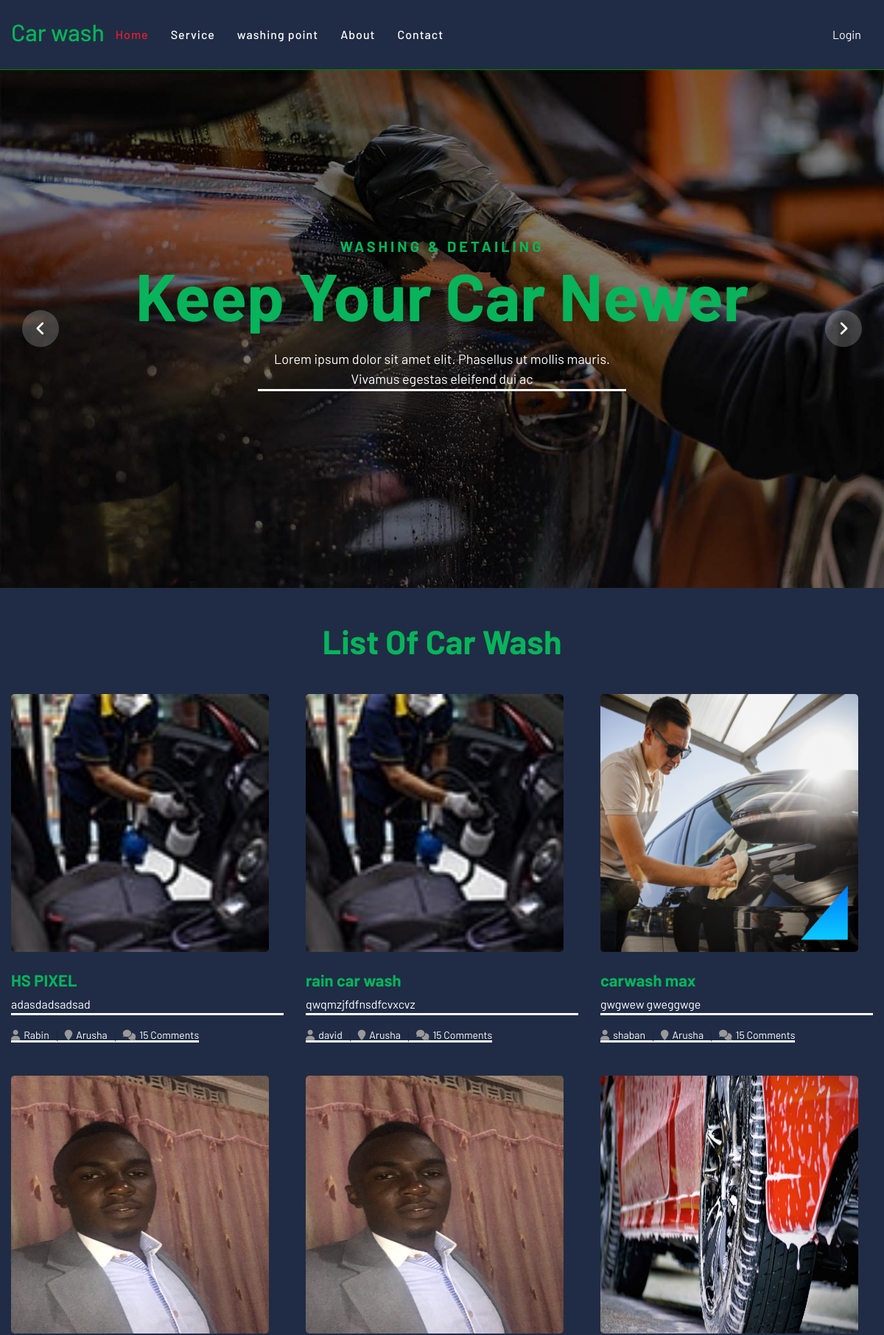
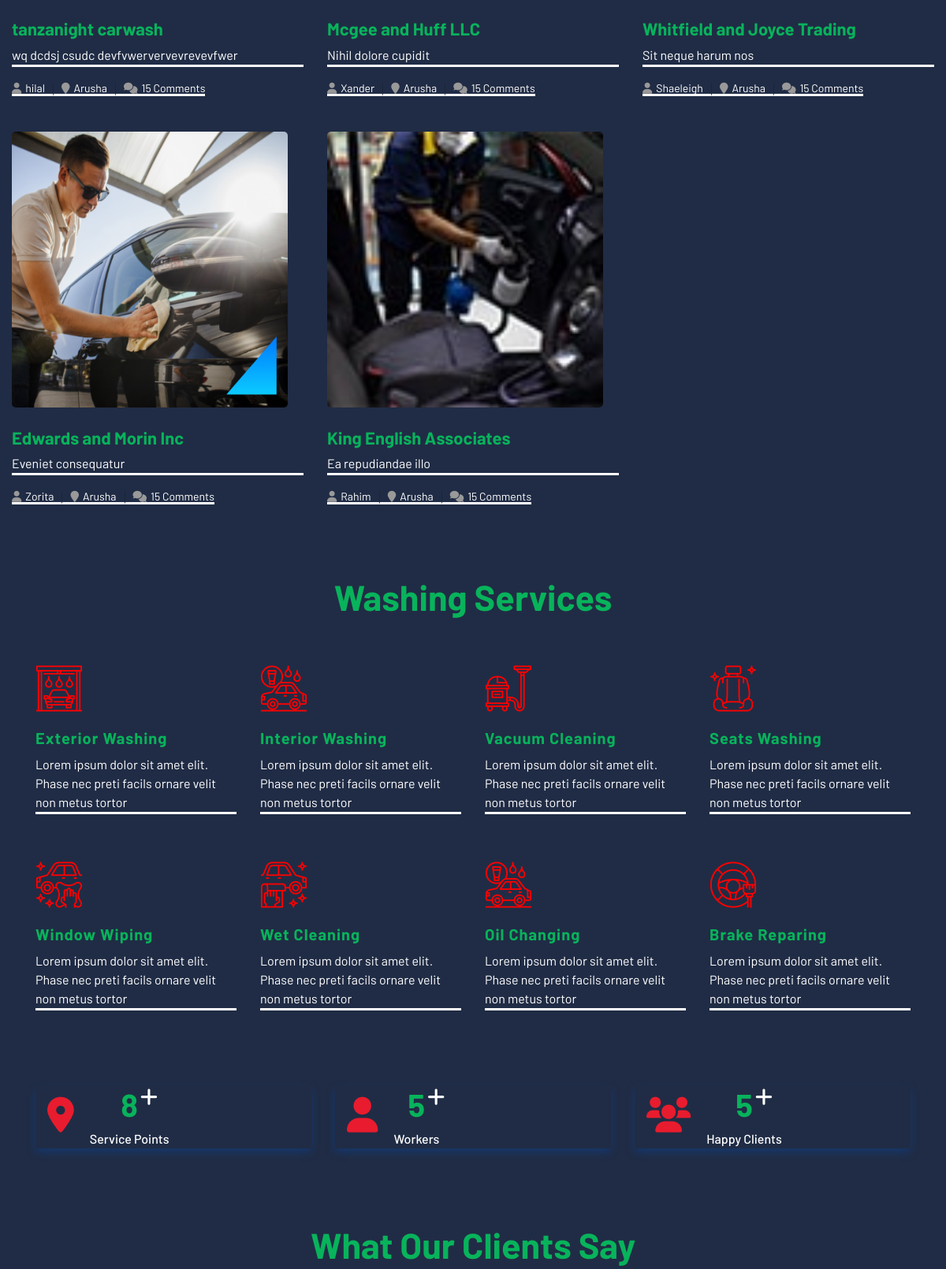
/cms-website/index.php (upper part), run on the app's committed database (2 pictures, top to bottom).
### tables this page shows
CREATE TABLE IF NOT EXISTS `owner` (
  `id_owner` int(11) NOT NULL AUTO_INCREMENT,
  `owner_first_name` varchar(100) NOT NULL,
  `owner_second_name` varchar(100) NOT NULL,
  `owner_last_name` varchar(100) NOT NULL,
  `sex` varchar(20) NOT NULL,
  `owner_email` varchar(100) NOT NULL,
  `owner_phone` varchar(11) NOT NULL,
  `owner_address` varchar(100) NOT NULL,
  `owner_password` varchar(255) NOT NULL,
  `role` varchar(10) NOT NULL DEFAULT 'user',
  `id_company` int(11) DEFAULT NULL,
  PRIMARY KEY (`id_owner`) USING BTREE,
  KEY `id_company` (`id_company`)
);

CREATE TABLE IF NOT EXISTS `company` (
  `id_company` int(11) NOT NULL AUTO_INCREMENT,
  `company_name` varchar(100) NOT NULL,
  `company_certificate` varchar(100) NOT NULL,
  `company_photo` varchar(256) NOT NULL,
  `company_description` text NOT NULL,
  `id_area` int(11) DEFAULT NULL,
  PRIMARY KEY (`id_company`),
  KEY `id_area` (`id_area`)
);

### cms-website/index.php (the view, shortened to what this page needs)
<?php
    require "../php/sanitization.php";
    $quer = "SELECT company.company_name,company.company_photo,company.company_description,owner.owner_first_name FROM company JOIN owner ON company.id_company = owner.id_company WHERE owner.role <> 'Admin'";
    $card = mysqli_query($conn,$quer) or die("card error");
?>
<!DOCTYPE html>
<html lang="en">
    <head>
        <link href="./css/bootstrap.min.css" rel="stylesheet">
        <link href="./css/all.min.css" rel="stylesheet">
        <link href="lib/css/all.css" rel="stylesheet">
        <link href="lib/flaticon/font/flaticon.css" rel="stylesheet">
        <link href="lib/animate/animate.min.css" rel="stylesheet">
        <link href="lib/owlcarousel/assets/owl.carousel.min.css" rel="stylesheet">
        <link href="css/style.css" rel="stylesheet">
    </head>
    <body>
        <div class="nav-bar">
            <nav class="navbar navbar-expand-lg bg-dark navbar-dark">
                    <div class="container-fluid">
                            <a href="index.php">
                                    <h2 style="color: aliceblue;">Car <span>wash</span></h2>
                            </a>
                        <div class="collapse navbar-collapse justify-content-between" id="navbarCollapse">
                            <div class="navbar-nav mr-auto">
                                <a href="index.php" class="nav-item nav-link active">Home</a>
                                <a href="service.php" class="nav-item nav-link">Service</a>
                                <a href="washingpoint.php" class="nav-item nav-link">washing point</a>
                                <a href="about.php" class="nav-item nav-link">About</a>
                                <a href="contact.php" class="nav-item nav-link">Contact</a>
                            </div>
                            <a href="#" class="nav-item nav-link" style="float: right;" data-bs-toggle="modal" data-bs-target="#exampleModal" data-bs-whatever="@mdo">Login</a>
                        </div>
                    </div>
                </nav>
        </div>
        <div class="carousel">
                <div class="owl-carousel">
                    <div class="carousel-item">
                        <div class="carousel-img">
                            <img class="d-block w-100" src="img/carousel-1.jpg" alt="Image">
                        </div>
                        <div class="carousel-text">
                            <h3>Washing & Detailing</h3>
                            <h1>Keep your Car Newer</h1>
                            <p>
                                Lorem ipsum dolor sit amet elit. Phasellus ut mollis mauris. Vivamus egestas eleifend dui ac
                            </p>
                        </div>
                    </div>
                </div>
        </div>
        <div class="blog">
            <div class="container-fluid">
                <div class="section-header text-center">
                    <h2>List of Car Wash</h2>
                </div>
                <div class="row">
                    <?php
                    if(mysqli_num_rows($card)>0){
                        while($cardp = mysqli_fetch_assoc($card)){
                            ?>
                                <div class="col-lg-4">
                                    <div class="blog-item">
                                        <div class="blog-img">
                                            <img src="<?php echo "../design/img/".$cardp['company_photo']; ?>" alt="Image">
                                        </div>
                                        <div class="blog-text">
                                            <h3><?php echo $cardp['company_name'];?></h3>
                                            <p>
                                               <?php echo $cardp['company_description'];?>
                                            </p>
                                        </div>
                                        <div class="blog-meta">
                                            <p><i class="fa fa-user"></i><?php echo $cardp['owner_first_name']; ?></p>
                                            <p><i class="fa fa-map-marker"></i>Arusha</p>
                                            <p><i class="fa fa-comments"></i>15 Comments</p>
                                            </div>
                                    </div>
                                </div>
                            <?php
                        }
                    }
                    ?>
                </div>
            </div>
        </div>
        <div class="service">
            <div class="container">
                <div class="section-header text-center">
                    <h2>Washing Services</h2>
                </div>
                <div class="row">
                    <div class="col-lg-3 col-md-6">
                        <div class="service-item">
                            <i class="flaticon-car-wash-1"></i>
                            <h3>Exterior Washing</h3>
                            <p>Lorem ipsum dolor sit amet elit. Phase nec preti facils ornare velit non metus tortor</p>
                        </div>
                    </div>
                    <div class="col-lg-3 col-md-6">
                        <div class="service-item">
                            <i class="flaticon-car-wash"></i>
                            <h3>Interior Washing</h3>
                            <p>Lorem ipsum dolor sit amet elit. Phase nec preti facils ornare velit non metus tortor</p>
                        </div>
                    </div>
                    <div class="col-lg-3 col-md-6">
                        <div class="service-item">
                            <i class="flaticon-vacuum-cleaner"></i>
                            <h3>Vacuum Cleaning</h3>
                            <p>Lorem ipsum dolor sit amet elit. Phase nec preti facils ornare velit non metus tortor</p>
                        </div>
                    </div>
                    <div class="col-lg-3 col-md-6">
                        <div class="service-item">
                            <i class="flaticon-seat"></i>
                            <h3>Seats Washing</h3>
                            <p>Lorem ipsum dolor sit amet elit. Phase nec preti facils ornare velit non metus tortor</p>
                        </div>
                    </div>
                    <div class="col-lg-3 col-md-6">
                        <div class="service-item">
                            <i class="flaticon-car-service"></i>
                            <h3>Window Wiping</h3>
                            <p>Lorem ipsum dolor sit amet elit. Phase nec preti facils ornare velit non metus tortor</p>
                        </div>
                    </div>
                    <div class="col-lg-3 col-md-6">
                        <div class="service-item">
                            <i class="flaticon-car-service-2"></i>
                            <h3>Wet Cleaning</h3>
                            <p>Lorem ipsum dolor sit amet elit. Phase nec preti facils ornare velit non metus tortor</p>
                        </div>
                    </div>
                    <div class="col-lg-3 col-md-6">
                        <div class="service-item">
                            <i class="flaticon-car-wash"></i>
                            <h3>Oil Changing</h3>
                            <p>Lorem ipsum dolor sit amet elit. Phase nec preti facils ornare velit non metus tortor</p>
                        </div>
                    </div>
                    <div class="col-lg-3 col-md-6">
                        <div class="service-item">
                            <i class="flaticon-brush-1"></i>
                            <h3>Brake Reparing</h3>
                            <p>Lorem ipsum dolor sit amet elit. Phase nec preti facils ornare velit non metus tortor</p>
                        </div>
                    </div>
                </div>
            </div>
        </div>
        <div class="facts" data-parallax="scroll" data-image-src="img/facts.jpg">
            <div class="container">
                <div class="row justify-content-cener">
                    <div class="col-lg-4 col-md-8">
                        <div class="facts-item">
                            <i class="fa fa-map-marker-alt"></i>
                            <div class="facts-text">
                                <?php
                                    $query = "SELECt * FROM company JOIN owner ON owner.id_company = company.id_company WHERE owner.role <> 'Admin'";
                                    $q = mysqli_query($conn,$query);
                                    $num = mysqli_num_rows($q);
                                ?>
                                <h3 data-toggle="counter-up"><?php echo $num; ?></h3>
                                <p>Service Points</p>
                            </div>
                        </div>
                    </div>
                    <div class="col-lg-4 col-md-8">
                        <div class="facts-item">
                            <i class="fa fa-user"></i>
                            <div class="facts-text">
                                 <?php
                                    $query = "SELECt * FROM worker";
                                    $q = mysqli_query($conn,$query);
                                    $num = mysqli_num_rows($q);
                                ?>
                                <h3 data-toggle="counter-up"><?php echo $num; ?></h3>
                                <p>Workers</p>
                            </div>
                        </div>
                    </div>
                    <div class="col-lg-4 col-md-8">
                        <div class="facts-item">
                            <i class="fa fa-users"></i>
                            <div class="facts-text">
                                <?php
                                    $query = "SELECt * FROM customer";
                                    $q = mysqli_query($conn,$query);
                                    $num = mysqli_num_rows($q);
                                ?>
                                <h3 data-toggle="counter-up"><?php echo $num?></h3>
                                <p>Happy Clients</p>
                            </div>
                        </div>
                    </div>
                </div>
            </div>
        </div>
        <div class="testimonial">
            <div class="container">
                <div class="section-header text-center">
                    <h2>What our clients say</h2>
                </div>
            </div>
        </div>
    </body>
</html>

### data on the page
owner: id_company.company_photo (picture), id_company.company_name "HS PIXEL", id_company.company_description "adasdadsadsad", owner_first_name "Rabin"
owner: id_company.company_photo (picture), id_company.company_name "rain car wash", id_company.company_description "qwqmzjfdfnsdfcvxcvz", owner_first_name "david"
owner: id_company.company_photo (picture), id_company.company_name "carwash max", id_company.company_description "gwgwew gweggwge", owner_first_name "shaban"
owner: id_company.company_photo (picture), id_company.company_name "tanzanight carwash", id_company.company_description "wq dcdsj csudc devfvwervervevrevevfwer", owner_first_name "hilal"
owner: id_company.company_photo (picture), id_company.company_name "Mcgee and Huff LLC", id_company.company_description "Nihil dolore cupidit", owner_first_name "Xander"
owner: id_company.company_photo (picture), id_company.company_name "Whitfield and Joyce Trading", id_company.company_description "Sit neque harum nos", owner_first_name "Shaeleigh"
owner: id_company.company_photo (picture), id_company.company_name "Edwards and Morin Inc", id_company.company_description "Eveniet consequatur", owner_first_name "Zorita"
owner: id_company.company_photo (picture), id_company.company_name "King English Associates", id_company.company_description "Ea repudiandae illo", owner_first_name "Rahim"

### other printed values
$num "8"
$num "5"
